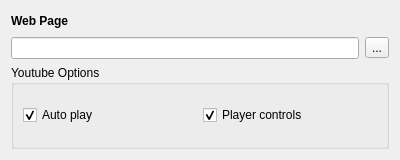
<?xml version="1.0" encoding="UTF-8"?>
<ui version="4.0">
 <class>Form</class>
 <widget class="QWidget" name="Form">
  <property name="geometry">
   <rect>
    <x>0</x>
    <y>0</y>
    <width>400</width>
    <height>160</height>
   </rect>
  </property>
  <property name="sizePolicy">
   <sizepolicy hsizetype="Preferred" vsizetype="Maximum">
    <horstretch>0</horstretch>
    <verstretch>0</verstretch>
   </sizepolicy>
  </property>
  <property name="windowTitle">
   <string>Form</string>
  </property>
  <layout class="QVBoxLayout" name="verticalLayout">
   <item>
    <widget class="QLabel" name="label">
     <property name="sizePolicy">
      <sizepolicy hsizetype="Preferred" vsizetype="Maximum">
       <horstretch>0</horstretch>
       <verstretch>0</verstretch>
      </sizepolicy>
     </property>
     <property name="maximumSize">
      <size>
       <width>16777215</width>
       <height>20</height>
      </size>
     </property>
     <property name="font">
      <font>
       <weight>75</weight>
       <bold>true</bold>
      </font>
     </property>
     <property name="text">
      <string>Web Page</string>
     </property>
    </widget>
   </item>
   <item>
    <layout class="QHBoxLayout" name="horizontalLayout">
     <item>
      <widget class="QLineEdit" name="txtWebPage"/>
     </item>
     <item>
      <widget class="QToolButton" name="cmdClearText">
       <property name="sizePolicy">
        <sizepolicy hsizetype="Fixed" vsizetype="Fixed">
         <horstretch>0</horstretch>
         <verstretch>0</verstretch>
        </sizepolicy>
       </property>
       <property name="text">
        <string>...</string>
       </property>
       <property name="icon">
        <iconset resource="core/resources.qrc">
         <normaloff>:/main/icons/clear-text-20.png</normaloff>:/main/icons/clear-text-20.png</iconset>
       </property>
       <property name="iconSize">
        <size>
         <width>20</width>
         <height>20</height>
        </size>
       </property>
      </widget>
     </item>
    </layout>
   </item>
   <item>
    <widget class="QGroupBox" name="youtubeOptions">
     <property name="title">
      <string>Youtube Options</string>
     </property>
     <property name="flat">
      <bool>false</bool>
     </property>
     <layout class="QHBoxLayout" name="horizontalLayout_3">
      <item>
       <layout class="QHBoxLayout" name="horizontalLayout_2">
        <item>
         <widget class="QCheckBox" name="chkAutoPlay">
          <property name="text">
           <string>Auto play</string>
          </property>
          <property name="checked">
           <bool>true</bool>
          </property>
         </widget>
        </item>
        <item>
         <widget class="QCheckBox" name="chkPlayerControls">
          <property name="text">
           <string>Player controls</string>
          </property>
          <property name="checked">
           <bool>true</bool>
          </property>
         </widget>
        </item>
       </layout>
      </item>
     </layout>
    </widget>
   </item>
  </layout>
 </widget>
 <resources>
  <include location="core/resources.qrc"/>
 </resources>
 <connections/>
</ui>
